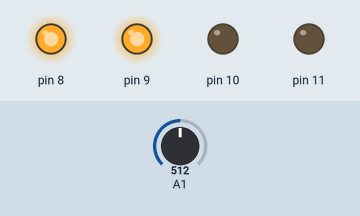
A sketch run on a simulated Arduino Uno, built with avr-gcc and run on an emulated ATmega328P. On the bench: output pins drawn as LEDs (lit = HIGH). The test bench sets the inputs (shaded band); at power-on: A1 = 512. What the sketch prints to the serial monitor is not drawn.

Above: at 1.2 s.
1.3 s: A1 set to 484
At 2.2 s:
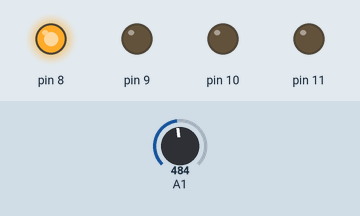
2.8 s: A1 set to 257
4.3 s: A1 set to 231
At 5.5 s:
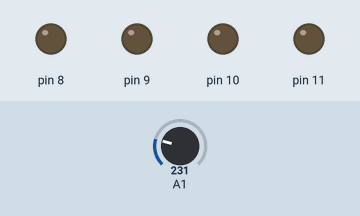
5.8 s: A1 set to 900
At 6.9 s:
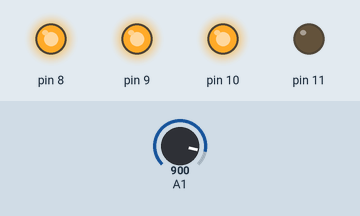
7.3 s: A1 set to 974
8.8 s: A1 set to 997
At 10.2 s:
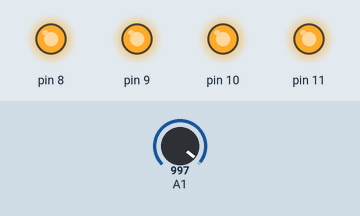
Timing chart, 0 to 11.3 s (numbered marks = the images above; inputs shaded):
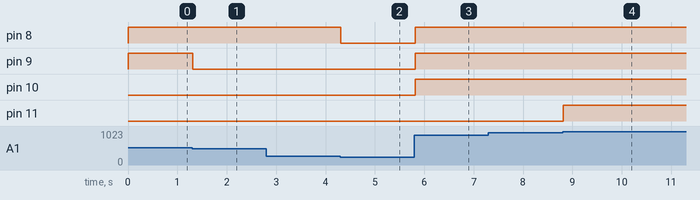

The sketch:

7.4.ino
```cpp
void setup() {
  // put your setup code here, to run once:
  pinMode(A1,INPUT);
  pinMode(8,OUTPUT);
  pinMode(9,OUTPUT);
  pinMode(10,OUTPUT);
  pinMode(11,OUTPUT);
  Serial.begin(9600);
}

void loop() {
  // put your main code here, to run repeatedly:
  int LDR=analogRead(A1);
  int LED=map(LDR,0,989,0,4);
  Serial.println(LDR);
  Serial.println(LED);
  switch(LED){
    case 0:
    digitalWrite(8,0);
    digitalWrite(9,0);
    digitalWrite(10,0);
    digitalWrite(11,0);
      break;
    case 1:
    digitalWrite(8,1);
    digitalWrite(9,0);
    digitalWrite(10,0);
    digitalWrite(11,0);
      break;
    case 2:
    digitalWrite(8,1);
    digitalWrite(9,1);
    digitalWrite(10,0);
    digitalWrite(11,0);
      break;
    case 3:
    digitalWrite(8,1);
    digitalWrite(9,1);
    digitalWrite(10,1);
    digitalWrite(11,0);
      break;
    case 4:
    digitalWrite(8,1);
    digitalWrite(9,1);
    digitalWrite(10,1);
    digitalWrite(11,1);
      break;
  }
}
```

Measured:
- the behaviour switches between 495 and 494 on A1 (found by bisection; images 0 and 1)
- the behaviour switches between 248 and 247 on A1 (found by bisection; images 1 and 2)
- the behaviour switches between 988 and 989 on A1 (found by bisection; images 3 and 4)
- after the input at 1.3 s, pin 9: HIGH → LOW at once
- after the input at 4.3 s, pin 8: HIGH → LOW at once
- after the input at 5.8 s, pin 8–10: LOW → HIGH at once
- after the input at 8.8 s, pin 11: LOW → HIGH at once
